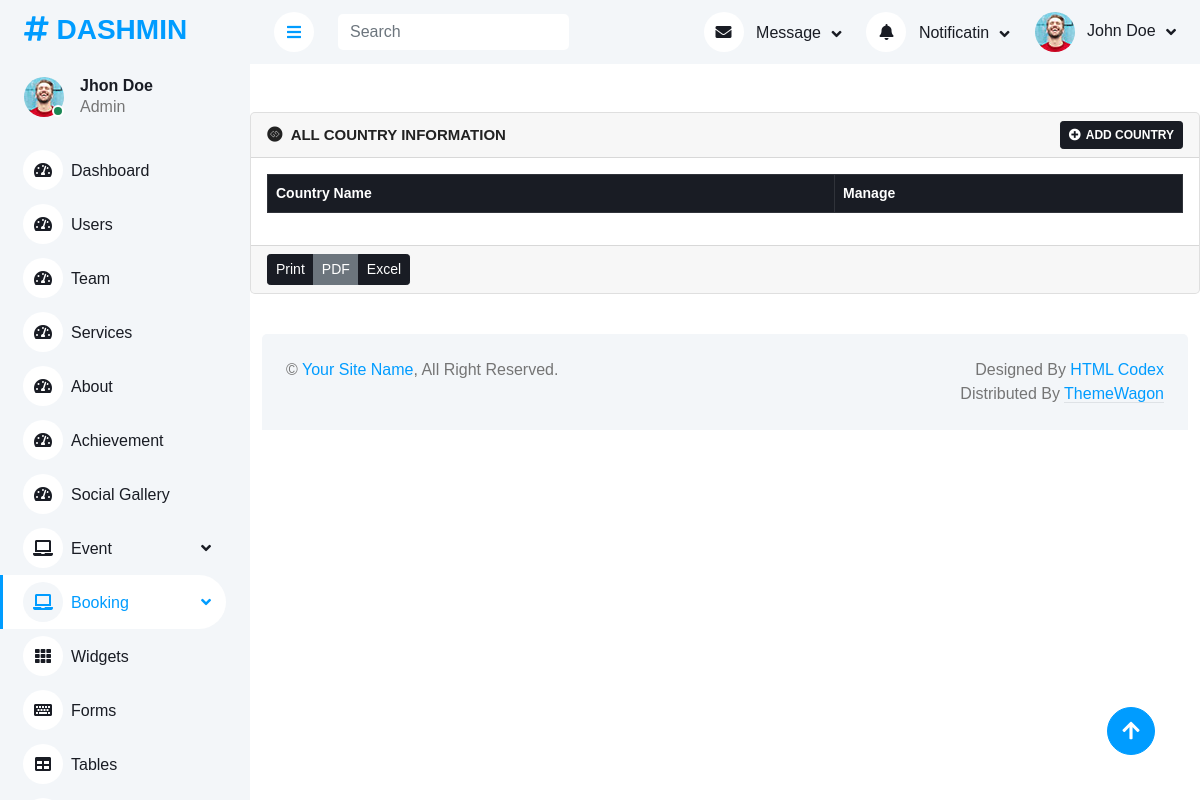
The app's page /dashboard/all-country.php, older data.
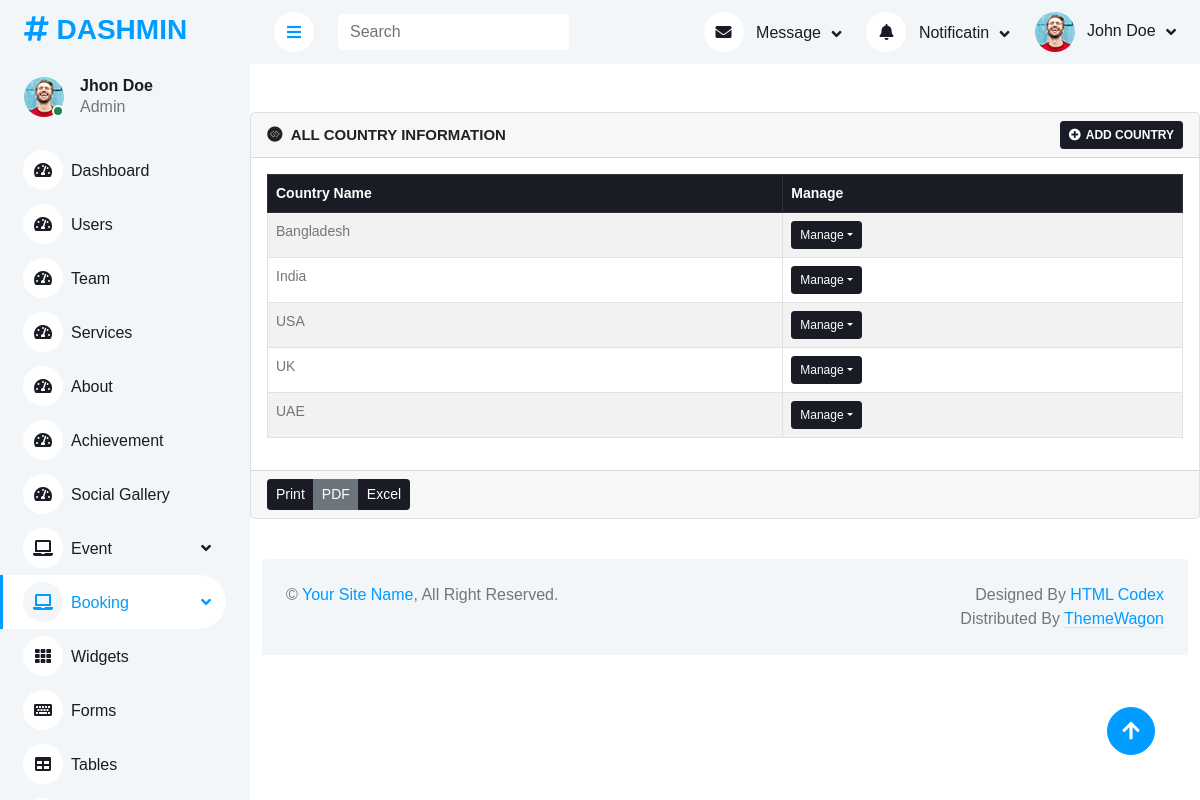
The same page, newer data.
### tables this page shows
CREATE TABLE `tbl_country` (
  `country_id` int(11) NOT NULL,
  `country_name` varchar(25) NOT NULL,
  `country_status` int(11) NOT NULL DEFAULT 1
);

### class/Config.php (called while the page is built, shortened)
<?php
class Config{
   public function __construct()
   {
      $this->con = new mysqli('localhost','root','','cater_serv');
   }
}

### class/Country.php (called while the page is built, shortened)
<?php
include_once('Config.php');
class Country extends Config
{
   public function view()
   {
      $sql = "SELECT * FROM `tbl_country` ";
      return mysqli_query($this->con, $sql);
   }
}

### dashboard/all-country.php (the view, shortened to what this page needs)
<?php
include_once('../class/Country.php');
?>
<div class="content">
  <div class="row">
    <div class="col-md-12">
      <div class="card mb-3 mt-5">
        <div class="card-header">
          <div class="row">
            <div class="col-md-8 card_title_part">
              <i class="fab fa-gg-circle"></i> All Country Information
            </div>
            <div class="col-md-4 card_button_part">
              <a href="add-country.php" class="btn btn-sm btn-dark"><i class="fas fa-plus-circle"></i>Add Country</a>
            </div>
          </div>
        </div>
        <div class="card-body">
          <table class="table table-bordered table-striped table-hover custom_table">
            <thead class="table-dark">
              <tr>
                <th>Country Name</th>
                <th>Manage</th>
              </tr>
            </thead>
            <tbody>
              <?php
              $objCountry = new Country();
              $query = $objCountry->view();
              while ($data = mysqli_fetch_assoc($query)) {
              ?>
                <tr>
                  <td><?= $data['country_name']; ?></td>
                  <td>
                    <div class="btn-group btn_group_manage" role="group">
                      <button type="button" class="btn btn-sm btn-dark dropdown-toggle" data-bs-toggle="dropdown" aria-expanded="false">Manage</button>
                    </div>
                  </td>
                </tr>
              <?php
              }
              ?>
            </tbody>
          </table>
        </div>
        <div class="card-footer">
          <div class="btn-group" role="group" aria-label="Button group">
            <button type="button" class="btn btn-sm btn-dark">Print</button>
            <button type="button" class="btn btn-sm btn-secondary">PDF</button>
            <button type="button" class="btn btn-sm btn-dark">Excel</button>
          </div>
        </div>
      </div>
    </div>

Row changes from the older to the newer data that the page shows:
added tbl_country: country_name "Bangladesh"
added tbl_country: country_name "India"
added tbl_country: country_name "USA"
added tbl_country: country_name "UK"
added tbl_country: country_name "UAE"
